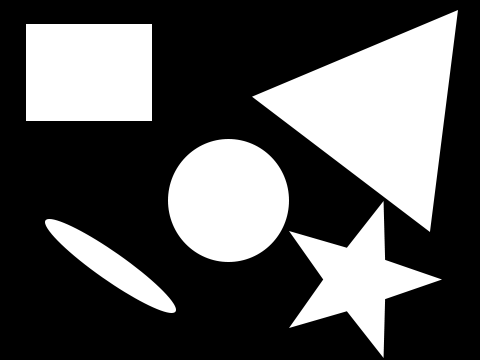
%> input picture dipum_images_ch04/c0.png, 480 x 360 px
$ octave ws4.m   (GNU Octave 9; MATLAB toolbox functions it lacks are replaced by stand-ins)
%> lines starting %> are read from the running program, lines starting %| are printed output that depends on the picture; in (x1, y1, x2, y2) boxes, pixels count from 0 and x2, y2 are one past the last pixel; in counts of white or black regions, pixels touching at a corner belong together; the program's own positions count from 1
clear all;
close all;

c0 = rgb2gray(imread('c0.png'));
%> c0: size 360x480 uint8; min 0, max 255, mean 84.6

figure(2), imshow(c0);

C0 = fft2(c0);
C0 = fftshift(C0);

I0 = ifftshift(C0);
i0 = ifft2(I0);

figure(1), imshow(C0);
%> after `imshow(C0)`:
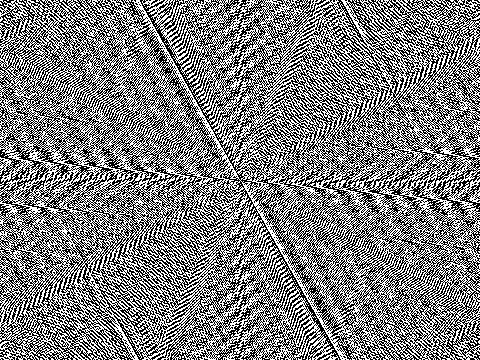
%> displayed picture: size 360x480, on the screen's scale of 0 to 255; min 0, max 255, mean 127.5
figure(3), imshow(i0);
%> after `imshow(i0)`:
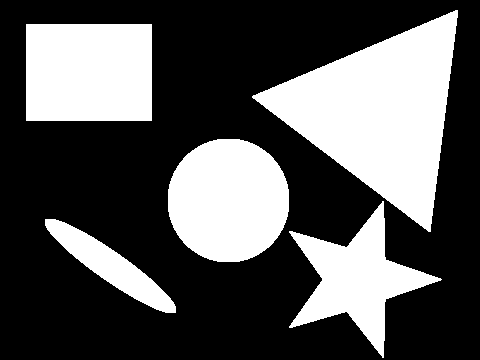
%> displayed picture: size 360x480, on the screen's scale of 0 to 255; 33.9% white; 5 white regions, box (x1, y1, x2, y2) and area: (252, 10, 458, 232) 22050, (26, 24, 152, 121) 12222, (168, 139, 289, 262) 11907, (289, 201, 442, 358) 8646, (45, 219, 176, 313) 3683
figure(4), mesh(abs(C0));
%> after `mesh(abs(C0))`:
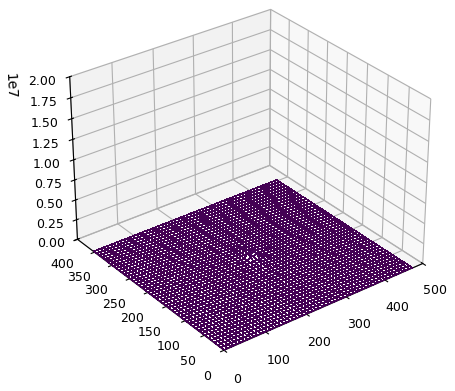
%> figure redrawn from the program's plot data

$ run again, with dipum_images_ch04/c1.png copied over dipum_images_ch04/c0.png
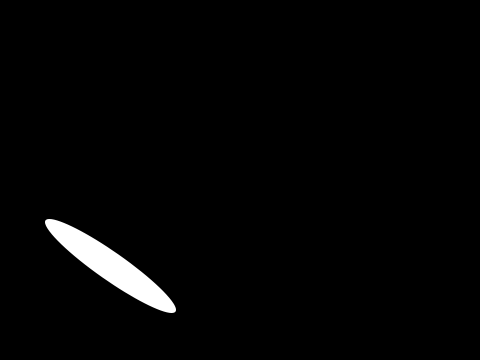
%> input picture dipum_images_ch04/c1.png, 480 x 360 px
%> `imshow(i0)`:
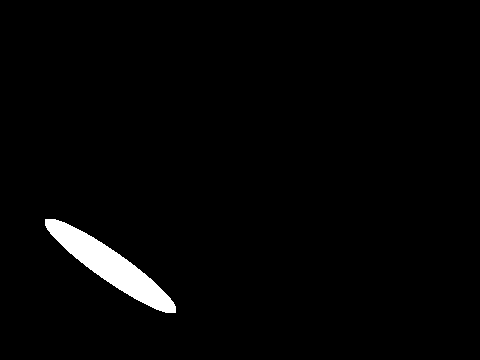
%> displayed picture: size 360x480, on the screen's scale of 0 to 255; 2.1% white; 1 white region, box (x1, y1, x2, y2) and area: (45, 219, 176, 313) 3683
%> `mesh(abs(C0))`:
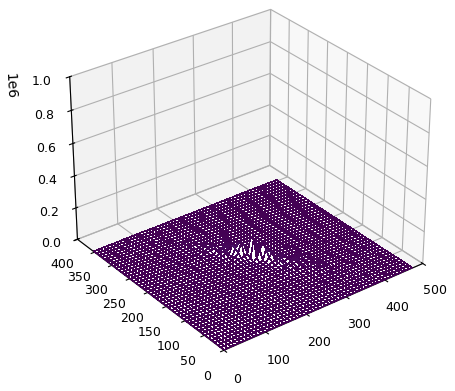
%> figure redrawn from the program's plot data

$ run again, with dipum_images_ch04/c2.png copied over dipum_images_ch04/c0.png
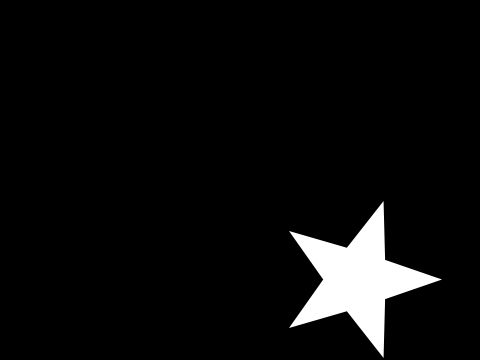
%> input picture dipum_images_ch04/c2.png, 480 x 360 px
%> `imshow(i0)`:
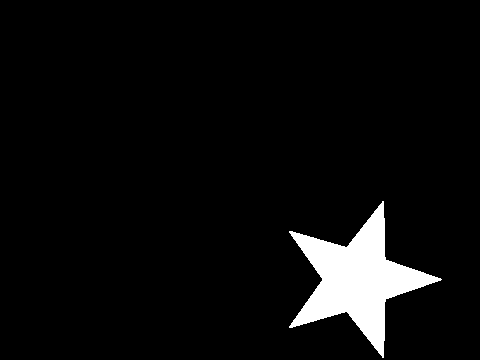
%> displayed picture: size 360x480, on the screen's scale of 0 to 255; 5% white; 1 white region, box (x1, y1, x2, y2) and area: (289, 201, 442, 358) 8646
%> `mesh(abs(C0))`:
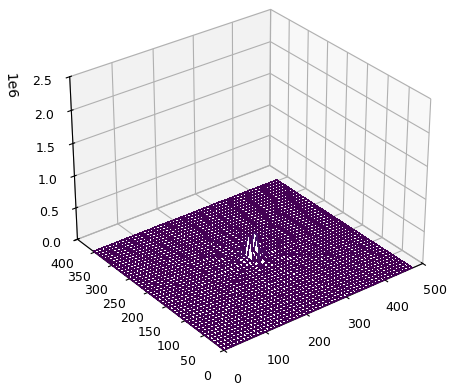
%> figure redrawn from the program's plot data

$ run again, with dipum_images_ch04/c3.png copied over dipum_images_ch04/c0.png
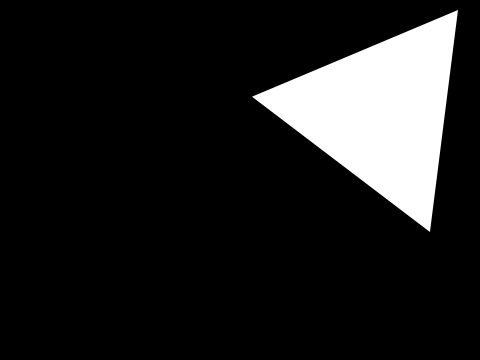
%> input picture dipum_images_ch04/c3.png, 480 x 360 px
%> `imshow(i0)`:
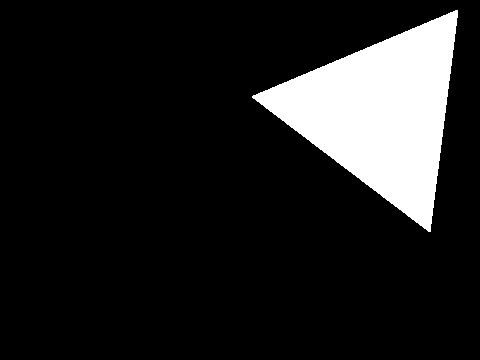
%> displayed picture: size 360x480, on the screen's scale of 0 to 255; 12.8% white; 1 white region, box (x1, y1, x2, y2) and area: (252, 10, 458, 232) 22050
%> `mesh(abs(C0))`:
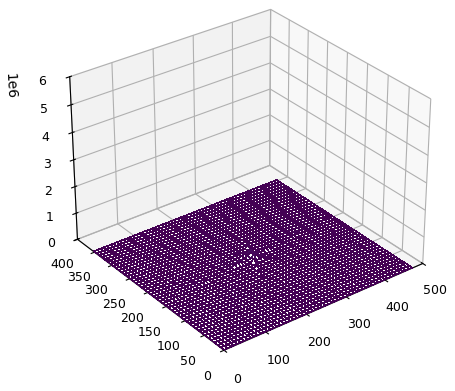
%> figure redrawn from the program's plot data
